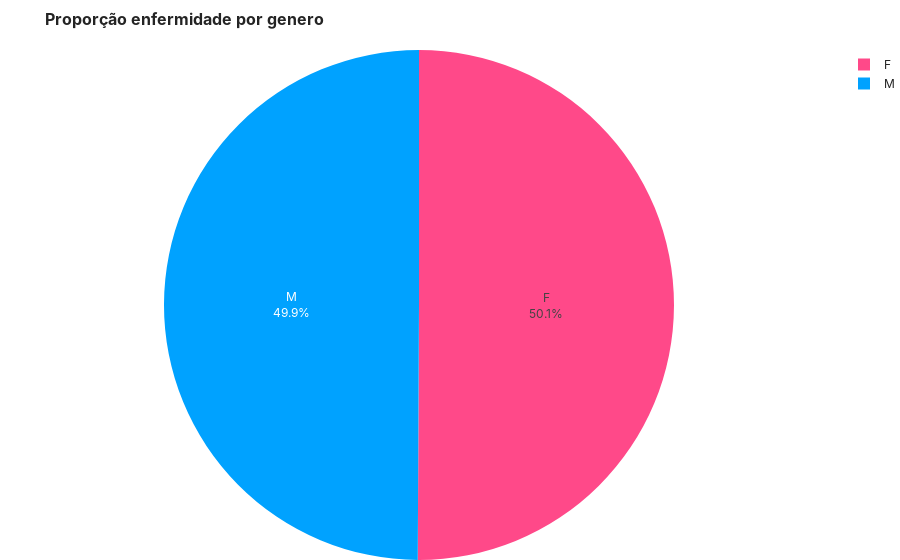

Notebook code cell kept with this figure:
### Code cell
pieplot_1(data)

### Figure 1 — Plotly figure (JSON) as saved in the notebook; plotly's stock layout.template omitted (floating-point values rounded to 4 significant figures)
{"data": [{"labels": ["F", "M"], "marker": {"colors": ["#FF4989", "#00A2FF"]}, "textinfo": "label+percent", "type": "pie", "values": [325502, 324498]}], "layout": {"dragmode": false, "font": {"family": "inter, sans-serif", "size": 12}, "margin": {"b": 0, "l": 10, "r": 10, "t": 50}, "title": {"font": {"family": "inter, sans-serif", "size": 16, "weight": "bold"}, "text": "Proporção enfermidade por genero"}}}
